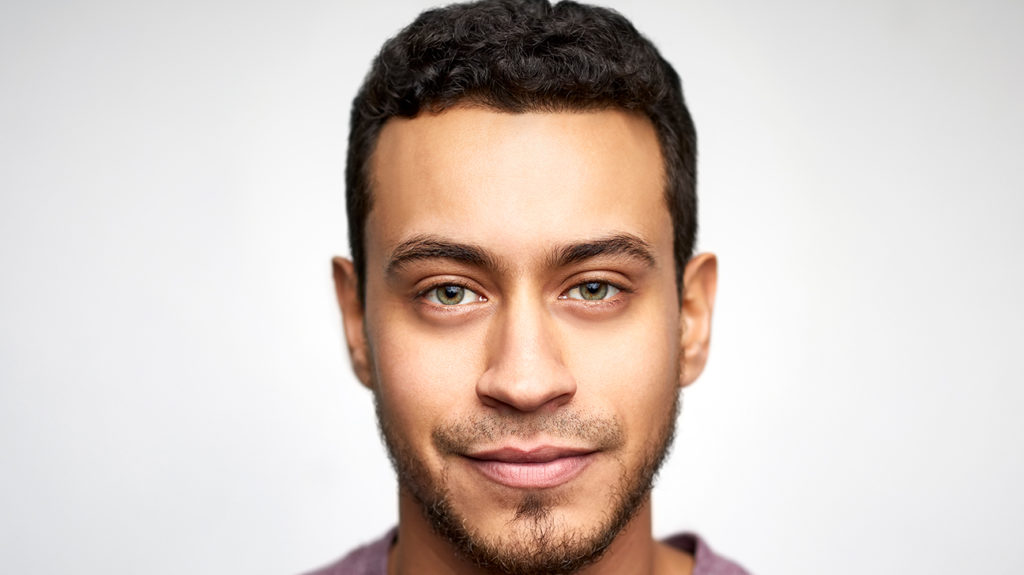
#> input picture Photo_to_cartoon/test.jpg, 1024 x 575 px
$ python pic_carton.py
#> lines starting #> are read from the running program, lines starting #| are printed output that depends on the picture; after the words box and inside, x2 and y2 are one past the last pixel; in counts of white or black regions, pixels touching at a corner belong together
import cv2

img = cv2.imread("test.jpg")
#> img is the input picture: shape (575, 1024, 3); mean B, G, R 193.4, 200.1, 212.8

gray = cv2.cvtColor(img, cv2.COLOR_BGR2GRAY)
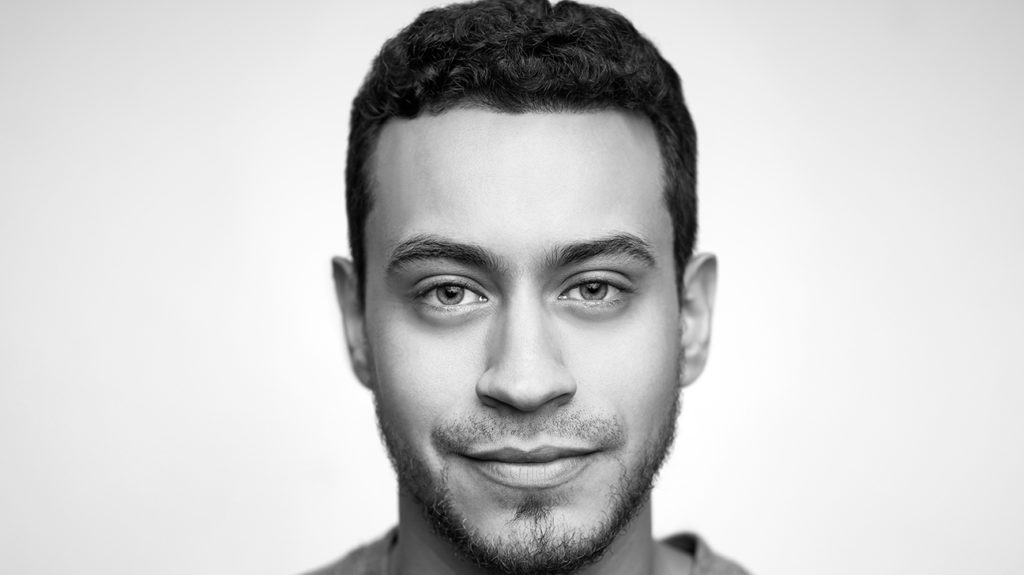
#> gray: shape (575, 1024); min 0, max 255, mean 203.1
gray = cv2.medianBlur(gray, 5)
edges = cv2.adaptiveThreshold(gray, 255, cv2.ADAPTIVE_THRESH_MEAN_C, cv2.THRESH_BINARY, 9, 9)
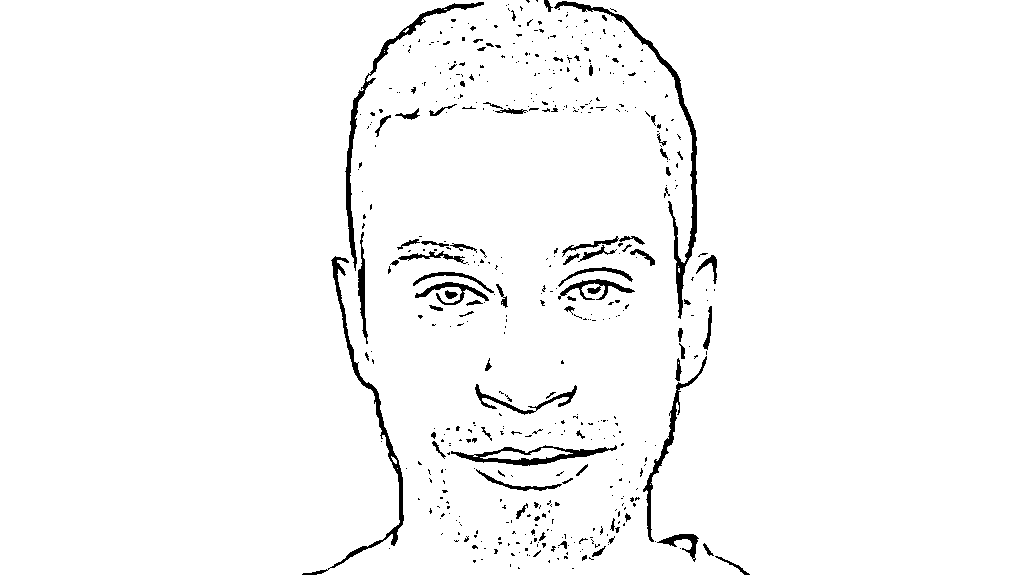
#> edges: shape (575, 1024); 97.2% white; 495 black regions (418 under 20 px), largest, box (x1, y1, x2, y2) and area: (554, 1, 697, 319) 2161, (302, 256, 404, 575) 1733, (345, 2, 484, 271) 1635

color = cv2.bilateralFilter(img, 9, 250, 250)
cartoon = cv2.bitwise_and(color, color, mask=edges)
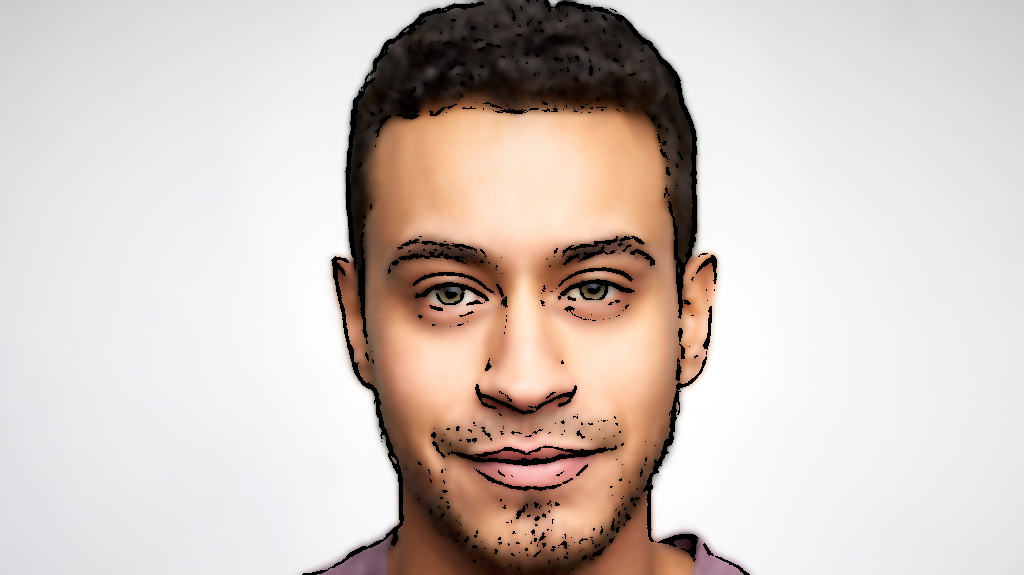
#> cartoon: shape (575, 1024, 3); mean B, G, R 191.6, 198, 209.8

cv2.imshow("image", img)
cv2.imshow("gray", gray)
cv2.imshow("edges",edges)
cv2.imshow("cartoon", cartoon)
cv2.waitKey(0)
cv2.destroyAllWindows()
